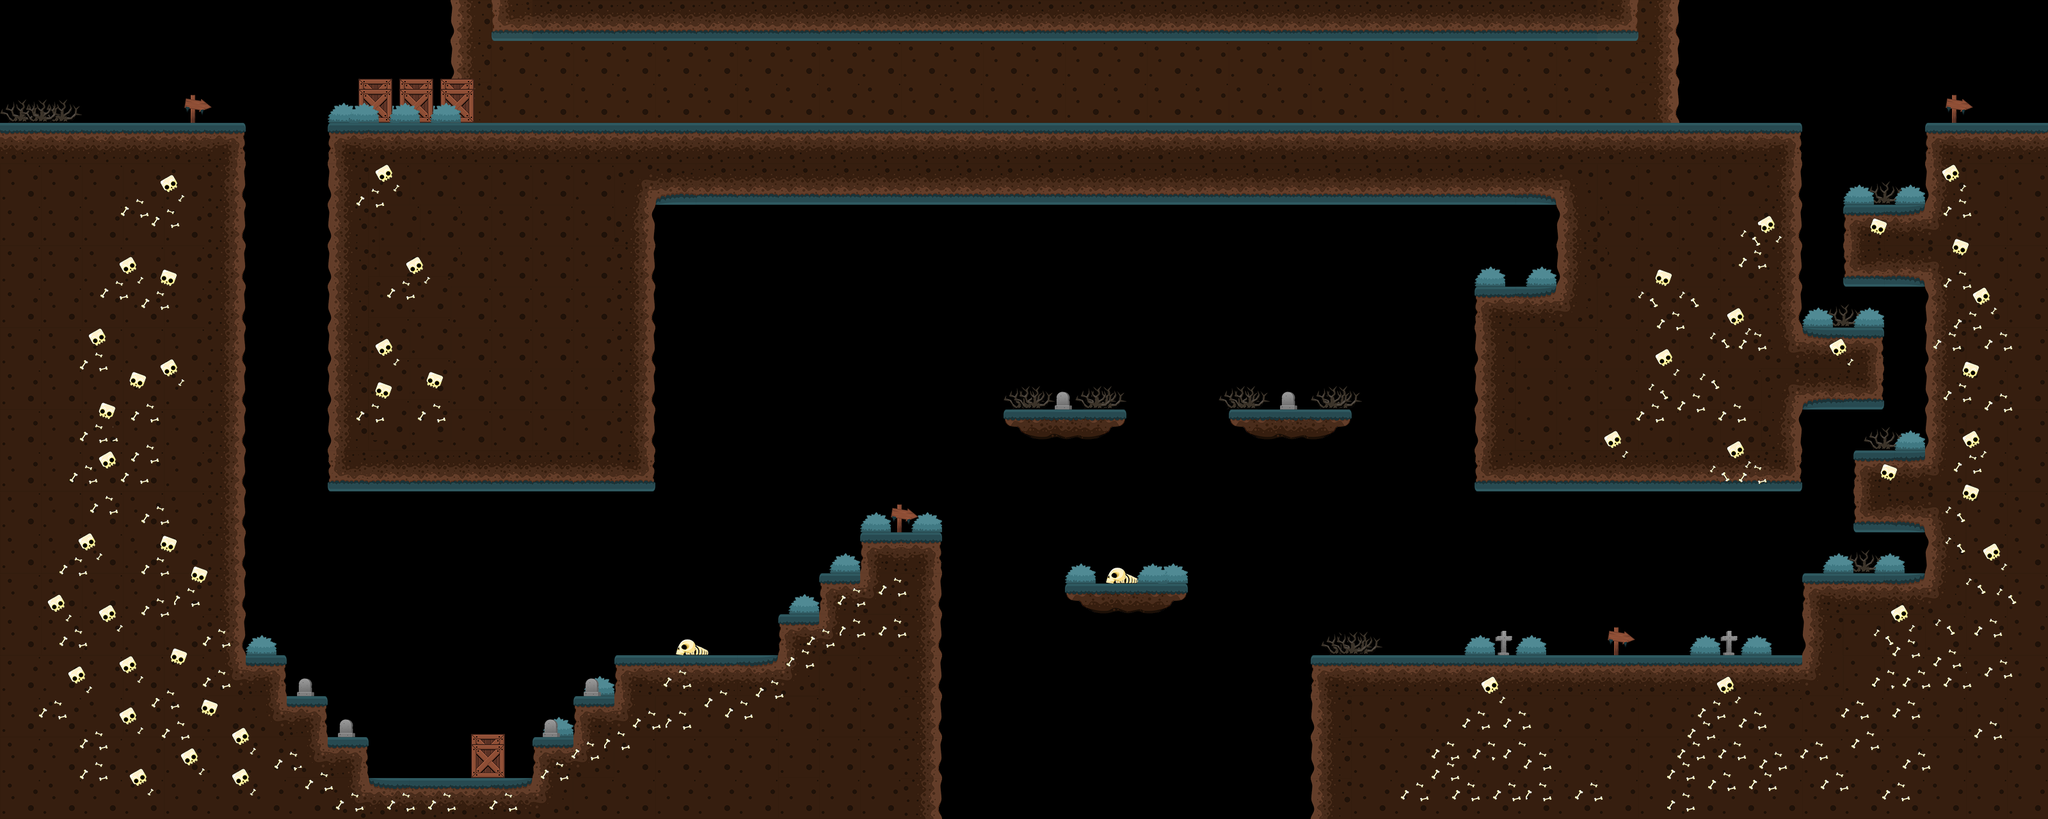

This is a level from a 2D game, rendered from its Tiled map with the project's own tilesets. A one-line summary and the map file follow, with tile-layer data summarised:
An orthogonal 200x80 tile map with 16x16 px tiles, 5 tile layers (Tile Layer 5, tiles, detras, detras2, ...), 2 tilesets and 52 objects (5x moneda_3, 4x h8, 3x h15, 3x h13, 2x h16, ...).

<map version="1.2" tiledversion="1.3.3" orientation="orthogonal" renderorder="right-down" width="200" height="80" tilewidth="16" tileheight="16" infinite="0" nextlayerid="17" nextobjectid="88">
 <tileset firstgid="1" name="tiles_cementerio" tilewidth="16" tileheight="16" tilecount="10000" columns="100">
  <image source="tiles_cementerio.png" width="1600" height="1600" />
 </tileset>
 <tileset firstgid="10001" name="bg_cementerio" tilewidth="32" tileheight="32" tilecount="1372" columns="49">
  <image source="bg_cementerio.png" width="1596" height="912" />
 </tileset>
 <layer id="1" name="Tile Layer 5" width="200" height="80">
  <data>[16000 cells, 80 non-empty, 32 distinct tile ids]</data>
 </layer>
 <layer id="2" name="tiles" width="200" height="80" opacity="0.92">
  <data>[16000 cells, 8312 non-empty, 512 distinct tile ids]</data>
 </layer>
 <layer id="3" name="detras" width="200" height="80">
  <data>[16000 cells, 2397 non-empty, 205 distinct tile ids]</data>
 </layer>
 <layer id="4" name="detras2" width="200" height="80">
  <data>[16000 cells, 60 non-empty, 20 distinct tile ids]</data>
 </layer>
 <layer id="5" name="delante" width="200" height="80">
  <data>[16000 cells, 809 non-empty, 96 distinct tile ids]</data>
 </layer>
 <objectgroup id="6" name="Hitboxes">
  <object id="1" name="h1" x="-122.232" y="191.953" width="506.218" height="1089.75" />
  <object id="2" name="h2" x="383.642" y="1023.92" width="64.3178" height="254.907" />
  <object id="3" name="h3" x="448.08" y="1088.01" width="63.8124" height="191.437" />
  <object id="5" name="h4" x="511.767" y="1152.02" width="64.3124" height="127.563" />
  <object id="7" name="h5" x="576.249" y="1215.98" width="255.499" height="63.8124" />
  <object id="8" name="h6" x="832.079" y="1152.08" width="63.8124" height="127.625" />
  <object id="9" name="h7" x="895.983" y="1088" width="63.8124" height="191.437" />
  <object id="11" name="h8" x="960.015" y="1024.01" width="255.249" height="255.249" />
  <object id="16" name="h9" x="768.111" y="-175.727" width="1786.75" height="239.478" />
  <object id="18" name="h10" x="511.978" y="191.972" width="1914.37" height="128" />
  <object id="21" name="h12" x="511.892" y="321.736" width="512.018" height="446.228" />
  <object id="28" name="h16" x="2048.02" y="1023.96" width="957.185" height="255.249" />
  <object id="29" name="h17" x="3008.07" y="191.954" width="319.062" height="1084.81" />
  <object id="37" name="h8" x="1215.83" y="959.952" width="63.8124" height="319.062" />
  <object id="38" name="h8" x="1279.95" y="895.952" width="63.8124" height="382.874" />
  <object id="39" name="h8" x="1344.02" y="832.009" width="127.625" height="446.687" />
  <object id="40" name="h15" x="1568.05" y="640.071" width="191.892" height="15.9531" />
  <object id="41" name="h15" x="1919.88" y="639.953" width="192.125" height="15.9531" />
  <object id="42" name="h15" x="1664.51" y="914.78" width="191.437" height="15.9531" />
  <object id="43" name="h16" x="2816.05" y="895.918" width="191.437" height="127.625" />
  <object id="45" name="h13" x="2433.17" y="191.974" width="382.874" height="350.968" />
  <object id="51" x="2816.41" y="511.862" width="127.625" height="128.188" />
  <object id="52" x="2896.03" y="703.765" width="111.173" height="128.125" />
  <object id="54" x="2879.83" y="319.973" width="127.625" height="128.08" />
  <object id="56" name="h13" x="2304.26" y="544.484" width="511.749" height="223.343" />
  <object id="57" name="h13" x="2304.14" y="447.515" width="127.625" height="95.7185" />
 </objectgroup>
 <objectgroup id="7" name="Salidas">
  <object id="31" name="Cementerio_1/1" x="-122.232" y="-185.983" width="47.8593" height="382.874" />
  <object id="32" name="Cementerio_3/0" x="3275.78" y="-185.983" width="47.8593" height="382.874" />
 </objectgroup>
 <objectgroup id="8" name="Entradas">
  <object id="34" name="0" x="95.5211" y="127.852" width="64" height="64" />
  <object id="35" name="1" x="3084.34" y="133.079" width="63.8124" height="63.8124" />
 </objectgroup>
 <objectgroup id="9" name="ZonasLetales">
  <object id="36" name="moriste" x="5.39309" y="1361.47" width="3190.62" height="63.8124" />
 </objectgroup>
 <objectgroup id="10" name="Herramientas">
  <object id="44" name="Bow" x="643.517" y="1170.03" width="31.9062" height="31.9062" />
 </objectgroup>
 <objectgroup id="11" name="Palancas">
  <object id="47" name="salida" x="2336.15" y="400.237" width="48" height="48" />
  <object id="85" name="shortcut" x="944.002" y="143.904" width="48" height="48" />
 </objectgroup>
 <objectgroup id="12" name="Puertas">
  <object id="48" name="salida" x="2752.07" y="736.077" width="63.8124" height="160.625" />
  <object id="87" name="shortcut" x="767.879" y="52.2663" width="63.7468" height="139.398" />
 </objectgroup>
 <objectgroup id="13" name="Metadata">
  <object id="58" name="zona/cementerio" x="308.502" y="1313.61" width="79.7654" height="31.9062" />
  <object id="23" name="bgScroll/true" x="10.543" y="10.4991" width="93.0599" height="28.8547" />
 </objectgroup>
 <objectgroup id="14" name="Monedas">
  <object id="63" name="moneda_1" x="1744.28" y="866.921" width="31.9062" height="31.9062" />
  <object id="64" name="moneda_2" x="2956.71" y="850.968" width="32" height="32" />
  <object id="66" name="moneda_3" x="404.22" y="978.592" width="31.9062" height="31.9062" />
  <object id="78" name="moneda_3" x="212.783" y="149.032" width="32" height="32" />
  <object id="79" name="moneda_3" x="2765.28" y="149.032" width="32" height="32" />
  <object id="82" name="moneda_3" x="2972.13" y="285.945" width="31.9062" height="31.9062" />
  <object id="83" name="moneda_3" x="1823.96" y="452.231" width="32" height="32" />
 </objectgroup>
 <objectgroup id="15" name="2">
  <object id="68" x="1037.84" y="943.686" width="80" height="80" />
  <object id="70" x="1968.35" y="559.994" width="80" height="80" />
  <object id="71" x="2302.89" y="943.686" width="80" height="80" />
  <object id="72" x="2655.34" y="941.686" width="80" height="80" />
  <object id="73" x="1619.74" y="557.895" width="79.7654" height="79.7654" />
 </objectgroup>
 <objectgroup id="16" name="NPC">
  <object id="74" name="cementerio2_cartel2" x="2012.03" y="591.718" width="48" height="48" />
  <object id="76" name="cementerio2_cartel1" x="1135.97" y="975.974" width="48" height="48" />
 </objectgroup>
</map>
